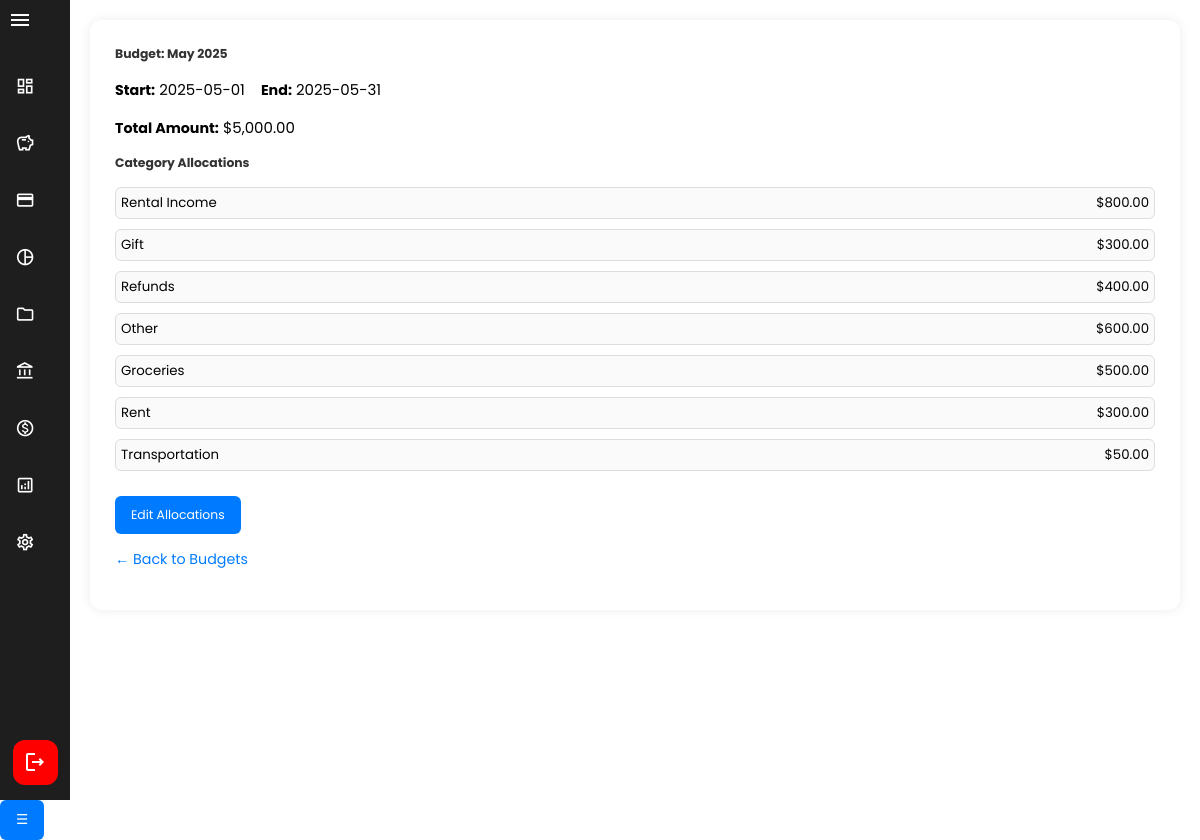
Page /SmartWallet/budget_view.php?budget_id=21 (signed in) on the committed database.
### tables this page shows
CREATE TABLE `budget` (
  `id` int(11) NOT NULL,
  `user_id` int(11) NOT NULL,
  `name` varchar(100) NOT NULL,
  `total_amount` decimal(10,2) NOT NULL,
  `start_date` date NOT NULL,
  `end_date` date NOT NULL,
  `created_at` timestamp NOT NULL DEFAULT current_timestamp(),
  `updated_at` timestamp NOT NULL DEFAULT current_timestamp() ON UPDATE current_timestamp()
);

CREATE TABLE `budget_category` (
  `budget_id` int(11) NOT NULL,
  `category_id` int(11) NOT NULL,
  `allocated_amount` decimal(10,2) NOT NULL,
  `created_at` timestamp NOT NULL DEFAULT current_timestamp()
);

CREATE TABLE `category` (
  `id` int(11) NOT NULL,
  `name` varchar(100) NOT NULL,
  `description` text DEFAULT NULL,
  `created_at` timestamp NOT NULL DEFAULT current_timestamp(),
  `updated_at` timestamp NOT NULL DEFAULT current_timestamp() ON UPDATE current_timestamp()
);

### SmartWallet/budget_view.php (the view, shortened to what this page needs)
<?php
require_once 'includes/db.php';
$budget_id = $_GET['budget_id'] ?? null;
$stmt = $pdo->prepare("SELECT * FROM budget WHERE id = ?");
$stmt->execute([$budget_id]);
$budget = $stmt->fetch(PDO::FETCH_ASSOC);
$stmt = $pdo->prepare("SELECT c.id, c.name, bc.allocated_amount FROM budget_category bc JOIN category c ON bc.category_id = c.id WHERE bc.budget_id = ?");
$stmt->execute([$budget_id]);
$categories = $stmt->fetchAll(PDO::FETCH_ASSOC);
?>
<!DOCTYPE html>
<html lang="en">
<head>
    <link rel="stylesheet" href="assets/css/sidebar.css" />
    <link rel="stylesheet" href="assets/css/budget_view.css" />
    <link href="https://cdnjs.cloudflare.com/ajax/libs/font-awesome/6.5.0/css/all.min.css" rel="stylesheet">
</head>
<body>
    <?php include 'includes/sidebar.php'; ?>
    <main class="content">
        <div class="container">
            <h1>Budget: <?= htmlspecialchars($budget['name']) ?></h1>
            <p><strong>Start:</strong> <?= $budget['start_date'] ?> &nbsp;&nbsp; <strong>End:</strong> <?= $budget['end_date'] ?></p>
            <p><strong>Total Amount:</strong> $<?= number_format($budget['total_amount'], 2) ?></p>
            <h3>Category Allocations</h3>
            <div class="alloc-list" id="allocationTable">
                <?php foreach ($categories as $cat): ?>
                    <div class="alloc-item" data-cat-id="<?= $cat['id'] ?>">
                        <span class="alloc-label"><?= htmlspecialchars($cat['name']) ?></span>
                        <span class="amount-cell">$<?= number_format($cat['allocated_amount'], 2) ?></span>
                    </div>
                <?php endforeach; ?>
            </div>
            <button onclick="openModal()">Edit Allocations</button>
            <p><a href="budget.php">← Back to Budgets</a></p>
        </div>
    </main>
    <button id="mobileToggle" class="hamburger">&#9776;</button>
</body>
</html>

### SmartWallet/assets/css/sidebar.css (style rules this page uses)
* { margin: 0; padding: 0; box-sizing: border-box; font-family: "Poppins", sans-serif; font-size: 95%; }
html, body { height: 100%; margin: 0; padding: 0; overflow: auto; }
.content { flex: 1; padding: 20px; margin-left: 70px; height: 100vh; transition: filter 0.3s ease; }

### SmartWallet/assets/css/budget_view.css (style rules this page uses)
.container { margin: auto; background: white; padding: 25px; border-radius: 12px; box-shadow: 0 0 12px rgba(0, 0, 0, 0.08); }
h1, h3 { margin-bottom: 15px; color: #333; }
p { margin: 5px 0 15px; font-size: 15px; }
.alloc-list { display: flex; flex-direction: column; gap: 10px; margin-bottom: 25px; }
.alloc-item { display: flex; align-items: center; justify-content: space-between; background: #fafafa; border: 1px solid #ddd; padding: 5px; border-radius: 6px; font-size: 14px; gap: 10px; }
button { padding: 10px 16px; background-color: #007bff; color: #fff; border: none; border-radius: 6px; cursor: pointer; transition: background-color 0.2s; }
a { display: inline-block; margin-top: 10px; color: #007bff; text-decoration: none; }

### rows in the picture
budget: name "May 2025", start_date "2025-05-01", end_date "2025-05-31", total_amount "5,000.00"
budget_category: category.name "Rental Income", allocated_amount "800.00"
budget_category: category.name "Gift", allocated_amount "300.00"
budget_category: category.name "Refunds", allocated_amount "400.00"
budget_category: category.name "Other", allocated_amount "600.00"
budget_category: category.name "Groceries", allocated_amount "500.00"
budget_category: category.name "Rent", allocated_amount "300.00"
budget_category: category.name "Transportation", allocated_amount "50.00"
